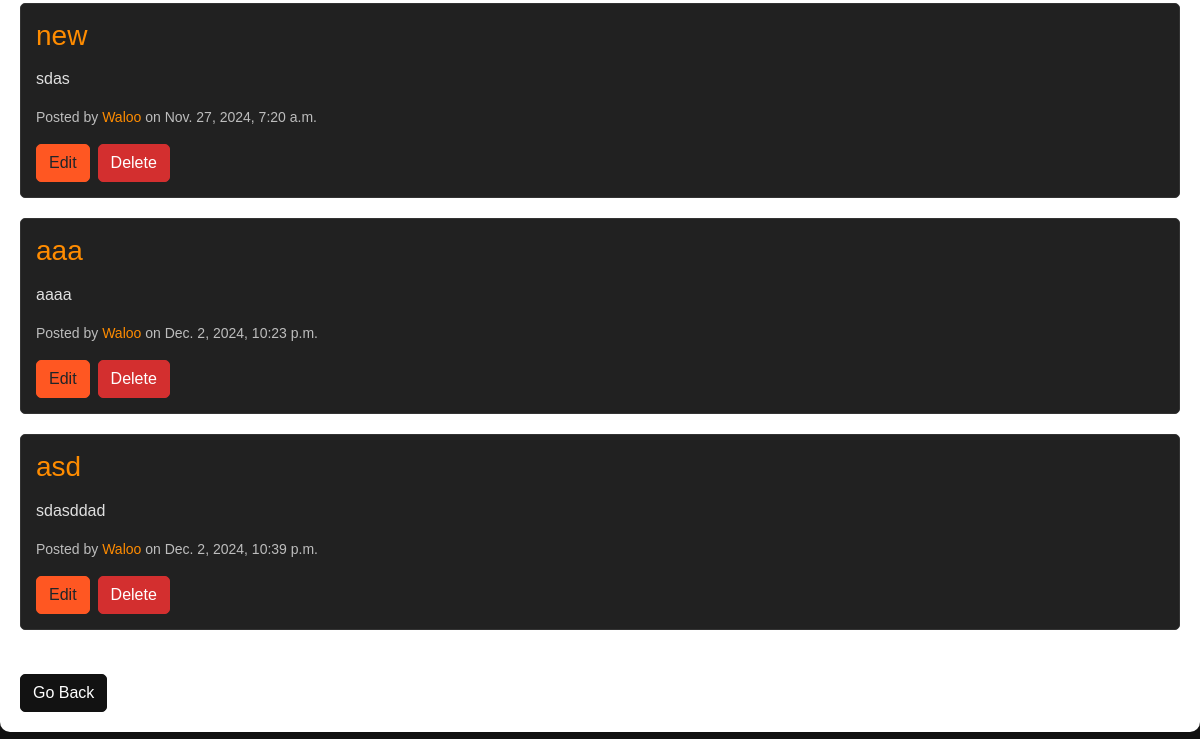
Page /announcements/1/ (signed in, lower part) on the earlier database version.
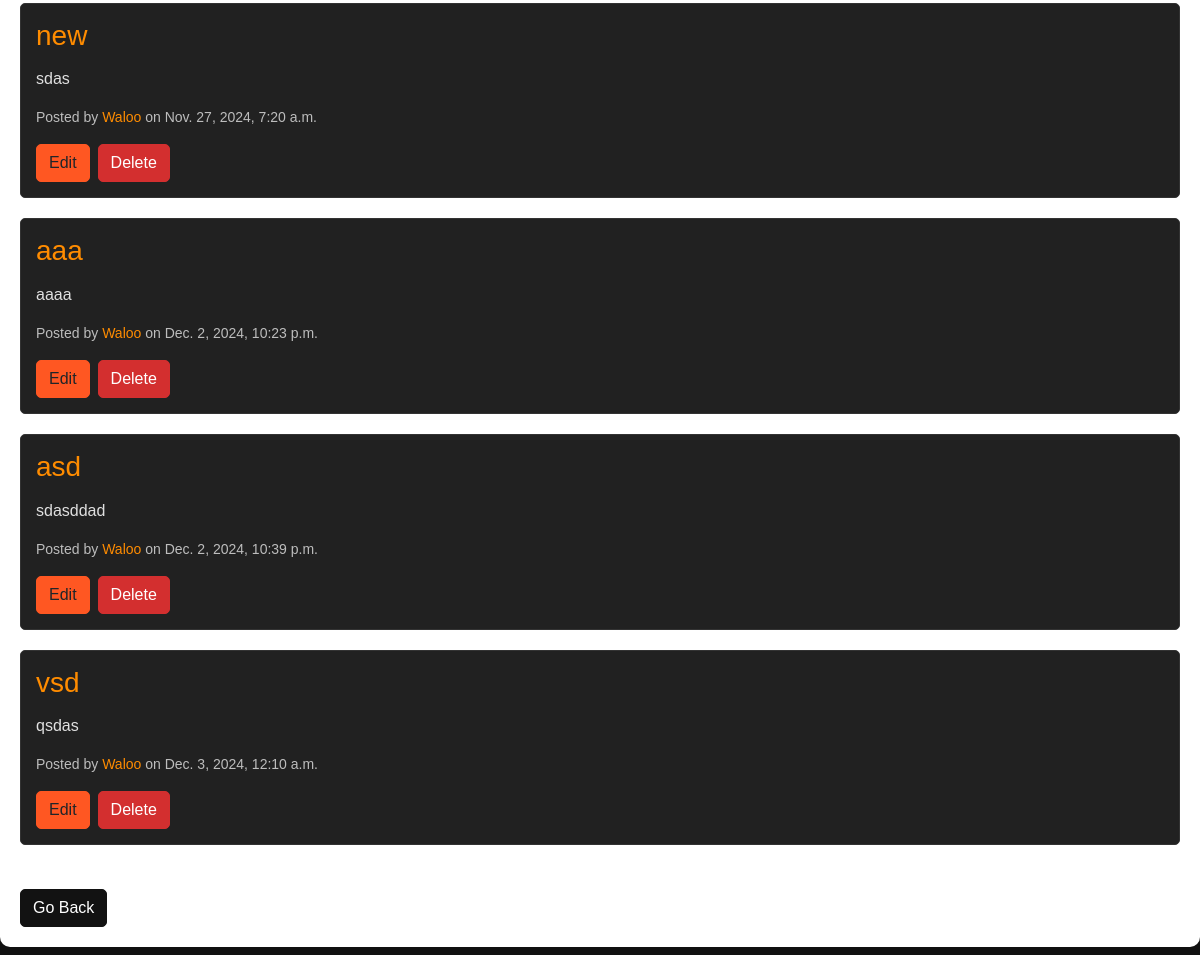
Same page on the later database version.
### Society/models.py (models this page shows, shortened)
class Announcement(models.Model):
    society = models.ForeignKey(Society, on_delete=models.CASCADE, related_name="announcements")
    title = models.CharField(max_length=255)
    content = models.TextField()
    image = models.ImageField(upload_to='announcements/', blank=True, null=True)
    is_member_specific = models.BooleanField(default=False)
    created_at = models.DateTimeField(auto_now_add=True)
    created_by = models.ForeignKey(CustomUser, on_delete=models.CASCADE)

### loginreg/models.py (models this page shows, shortened)
class CustomUser(AbstractUser):
    email = models.EmailField(unique=True)
    isadmin = models.BooleanField(default=False)
    profile_picture = models.ImageField(upload_to="profile_pictures/", default="profile_pictures/default.png")

### Society/views.py (the view)
# urls.py: path('announcements/<int:society_id>/', sviews.announcements_page, name='announcements_page'),
@login_required
def announcements_page(request, society_id):
    society = get_object_or_404(Society, id=society_id)
    is_member = society.members.filter(id=request.user.id).exists()
    is_admin = society.admins.filter(id=request.user.id).exists()
    if is_admin:
        announcements = Announcement.objects.filter(society=society)
    elif is_member:
        announcements = Announcement.objects.filter(society=society, is_member_specific__in=[False, True])
    else:
        announcements = Announcement.objects.filter(society=society, is_member_specific=False)
    context = {
        "announcements": announcements,
        "society": society,
        "is_admin": is_admin,
    }
    return render(request, "announcements_page.html", context)

### Templates/announcements_page.html (shortened to what this page needs)
<!DOCTYPE html>
<html lang="en">
<head>
    <link rel="stylesheet" href="https://stackpath.bootstrapcdn.com/bootstrap/4.5.2/css/bootstrap.min.css">
</head>
<body>
    <div class="container">
        <div class="announcements-list">
            {% for announcement in announcements %}
                <div class="announcement">
                    <h3>{{ announcement.title }}</h3>
                    <p>{{ announcement.content }}</p>
                    <small class="posted-by">
                        Posted by
                        <a href="{% url 'user_profile' announcement.created_by.username %}" style="color: #ff8c00;">
                            {{ announcement.created_by.username }}
                        </a>
                        on {{ announcement.created_at }}
                    </small>
                    {% if is_admin %}
                        <div class="d-flex mt-3">
                            <a href="{% url 'edit_announcement' announcement.id %}" class="btn btn-warning mr-2">Edit</a>
                            <form action="{% url 'delete_announcement' announcement.id %}" method="post" style="display:inline;" onsubmit="return confirm('Are you sure you want to delete this announcement?');">
                                <button type="submit" class="btn btn-danger">Delete</button>
                            </form>
                        </div>
                    {% endif %}
                </div>
            {% endfor %}
        </div>
        <a href="{% if society.id == 1 %}{% url 'decshome' %}{% elif society.id == 2 %}{% url 'acmhome' %}{% elif society.id == 3 %}{% url 'pcomhome' %}{% endif %}" class="btn btn-secondary mt-4">Go Back</a>
    </div>
</body>
</html>

Differences in the rows shown:
added Announcement: title "vsd", content "qsdas", created_by.username "Waloo", created_at "Dec. 3, 2024, 12:10 a.m."
